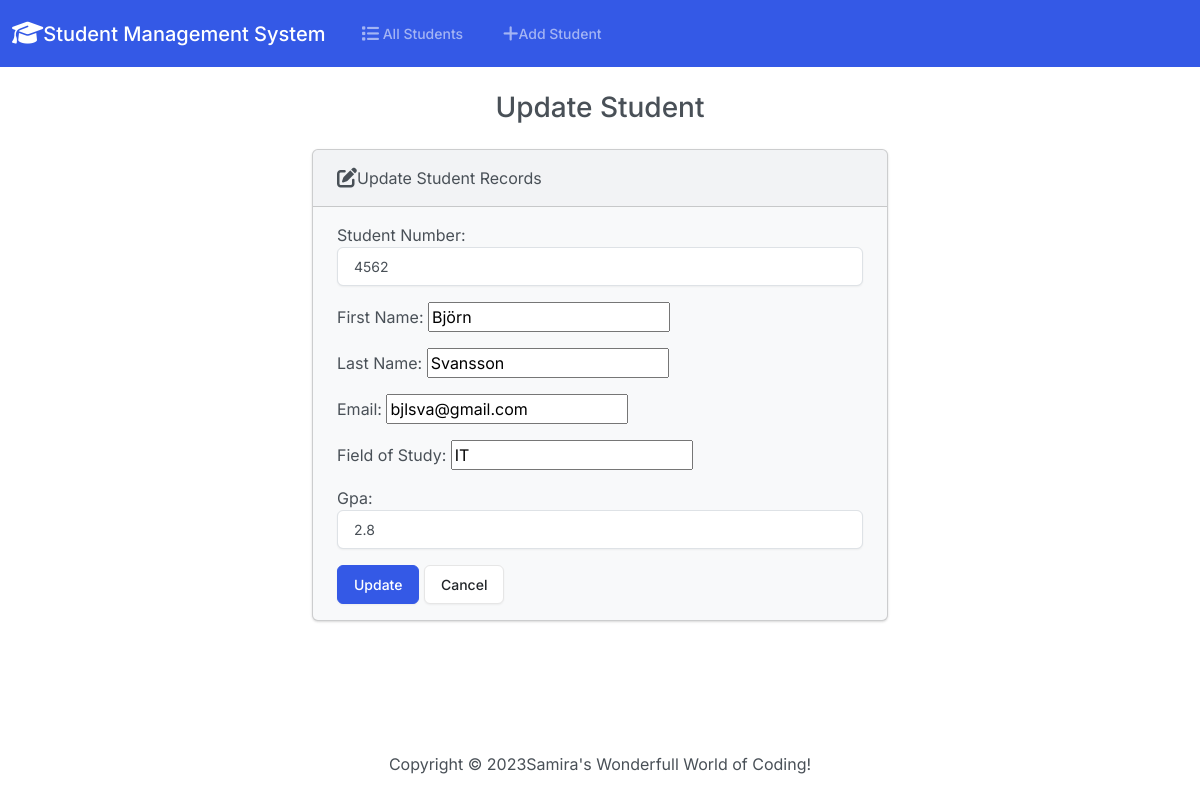
The page /edit/5/ on the database its author committed.
### students/models.py (models this page shows, shortened)
class Student(models.Model):
    student_number = models.PositiveSmallIntegerField()
    first_name = models.CharField(max_length=50)
    last_name = models.CharField(max_length=50)
    email = models.EmailField(max_length=100)
    field_of_study = models.CharField(max_length=50)
    gpa = models.FloatField()

### students/views.py (the view)
# urls.py: path('edit/<int:id>/', views.edit, name='edit'),
def edit(request, id):
    if request.method == 'POST':
      student = Student.objects.get(pk=id)
      form = StudentForm(request.POST, instance=student)
      if form.is_valid():
          form.save(),
          return render(request, 'students/edit.html', {
              'form': form,
              'success': True
            })
    else:
        student = Student.objects.get(pk=id)
        form = StudentForm(instance=student)
    return render(request, 'students/edit.html', {
        'form': form
    })

### students/forms.py
class StudentForm(forms.ModelForm):
    class Meta:
        model = Student
        fields = ['student_number', 'first_name', 'last_name', 'email', 'field_of_study', 'gpa']
        labels = {
            'student_number': 'Student Number',
            'first_name' : 'First Name',
            'last_name': 'Last Name',
            'email': 'Email',
            'field_of_study' : 'Field of Study',
            'pga' : 'GPA'
        }
        widgets = {
            'student_number' : forms.NumberInput(attrs={'class': 'form-control'}),
            'first_name': forms.TextInput(attrs={'class': 'form-contrl'}),
            'last_name': forms.TextInput(attrs={'class': 'form-contrl'}),
            'email': forms.EmailInput(attrs={'class': 'form-contrl'}),
            'field_of_study': forms.TextInput(attrs={'class': 'form-contrl'}),
            'gpa' : forms.NumberInput(attrs={'class': 'form-control'}),
        }

### students/templates/students/edit.html (shortened to what this page needs)
{% extends "students/base.html" %}
{% block body %}
    <h3 class="text-center m-4">Update Student</h3>
    {% if success %}
        <div class="alert alert-succcess" roll="alert">
            The student updated successfuly.
            <a href="{% url 'index' %}" class="alert-link">Go to Home Page</a>
        </div>
    {% else %}
        <div class="row justify-content-center">
            <div class="col-6">
                <div class="card bg-light mb-3">
                    <div class="card-header">
                        <i class="fa-solid fa-pen-to-square fa-lg"></i>Update Student Records
                    </div>
                    <div class="card-body">
                        <form action="" method="POST">
                            {{ form.as_p }}
                            <button type="submit" class="btn btn-primary">Update</button>
                            <a href="{% url 'index' %}" class="btn btn-secondary">Cancel</a>
                        </form>
                    </div>
                </div>
            </div>
        </div>
    {% endif %}
{% endblock %}

### rows shown on the page
Student: student_number "4562", first_name "Björn", last_name "Svansson", email "bjlsva@gmail.com", field_of_study "IT", gpa "2.8"
